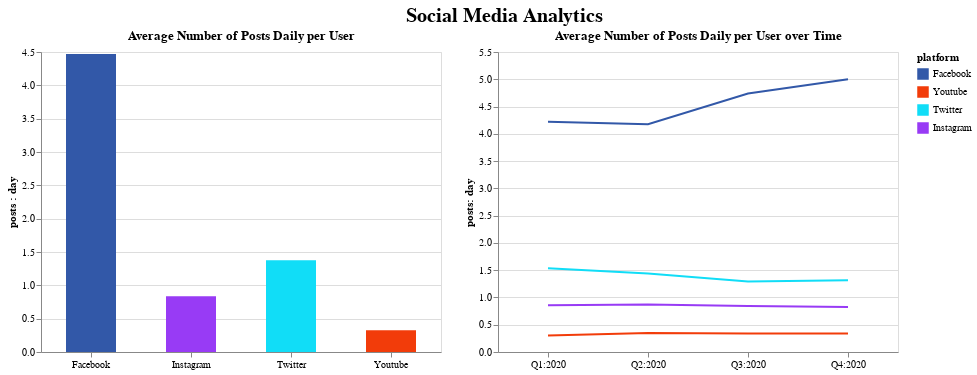

Notebook code cell kept with this figure:
### Code cell
alt.hconcat(num_posts_bar, post_activities_line, title = alt.TitleParams("Social Media Analytics", align = "left", fontSize = 20, dx = 400))

### Figure 1 — Vega-Lite specification as saved in the notebook (floating-point values rounded to 4 significant figures)
{"config": {"view": {"continuousWidth": 400, "continuousHeight": 300}}, "hconcat": [{"data": {"name": "data-46e2b378f40478a6f9579667e22de0f4"}, "mark": {"type": "bar", "size": 50}, "encoding": {"color": {"type": "nominal", "field": "platform", "scale": {"domain": ["Facebook", "Youtube", "Twitter", "Instagram"], "range": ["#3258a8", "#f23c0a", "#11ddf7", "#983bf5"]}}, "x": {"type": "nominal", "axis": {"labelAngle": 0, "title": ""}, "field": "platform"}, "y": {"type": "quantitative", "axis": {"title": "posts : day"}, "field": "value"}}, "height": 300, "title": "Average Number of Posts Daily per User", "width": 400}, {"data": {"name": "data-20504fd707c3f6e62f9085578fb0885b"}, "mark": "line", "encoding": {"color": {"type": "nominal", "field": "platform", "scale": {"domain": ["Facebook", "Youtube", "Twitter", "Instagram"], "range": ["#3258a8", "#f23c0a", "#11ddf7", "#983bf5"]}}, "x": {"type": "nominal", "axis": {"labelAngle": 0, "title": ""}, "field": "quarter"}, "y": {"type": "quantitative", "axis": {"title": "posts: day"}, "field": "value"}}, "height": 300, "title": "Average Number of Posts Daily per User over Time", "width": 400}], "title": {"text": "Social Media Analytics", "align": "left", "dx": 400, "fontSize": 20}, "$schema": "https://vega.github.io/schema/vega-lite/v4.8.1.json", "datasets": {"data-46e2b378f40478a6f9579667e22de0f4": [{"platform": "Facebook", "value": 4.472, "color": "#3258a8"}, {"platform": "Youtube", "value": 0.3281, "color": "#f23c0a"}, {"platform": "Twitter", "value": 1.377, "color": "#11ddf7"}, {"platform": "Instagram", "value": 0.8381, "color": "#983bf5"}], "data-20504fd707c3f6e62f9085578fb0885b": [{"platform": "Facebook", "quarter": "Q1:2020", "value": 4.221, "percentage_change": 0.0, "color": "#3258a8"}, {"platform": "Facebook", "quarter": "Q2:2020", "value": 4.175, "percentage_change": -1.092, "color": "#3258a8"}, {"platform": "Facebook", "quarter": "Q3:2020", "value": 4.739, "percentage_change": 13.5, "color": "#3258a8"}, {"platform": "Facebook", "quarter": "Q4:2020", "value": 5.0, "percentage_change": 5.517, "color": "#3258a8"}, {"platform": "Youtube", "quarter": "Q1:2020", "value": 0.3034, "percentage_change": 0.0, "color": "#f23c0a"}, {"platform": "Youtube", "quarter": "Q2:2020", "value": 0.3476, "percentage_change": 14.58, "color": "#f23c0a"}, {"platform": "Youtube", "quarter": "Q3:2020", "value": 0.3406, "percentage_change": -2.034, "color": "#f23c0a"}, {"platform": "Youtube", "quarter": "Q4:2020", "value": 0.3389, "percentage_change": -0.5063, "color": "#f23c0a"}, {"platform": "Twitter", "quarter": "Q1:2020", "value": 1.537, "percentage_change": 0.0, "color": "#11ddf7"}, {"platform": "Twitter", "quarter": "Q2:2020", "value": 1.438, "percentage_change": -6.437, "color": "#11ddf7"}, {"platform": "Twitter", "quarter": "Q3:2020", "value": 1.292, "percentage_change": -10.14, "color": "#11ddf7"}, {"platform": "Twitter", "quarter": "Q4:2020", "value": 1.317, "percentage_change": 1.913, "color": "#11ddf7"}, {"platform": "Instagram", "quarter": "Q1:2020", "value": 0.8561, "percentage_change": 0.0, "color": "#983bf5"}, {"platform": "Instagram", "quarter": "Q2:2020", "value": 0.872, "percentage_change": 1.849, "color": "#983bf5"}, {"platform": "Instagram", "quarter": "Q3:2020", "value": 0.8441, "percentage_change": -3.194, "color": "#983bf5"}, {"platform": "Instagram", "quarter": "Q4:2020", "value": 0.8267, "percentage_change": -2.06, "color": "#983bf5"}]}}
